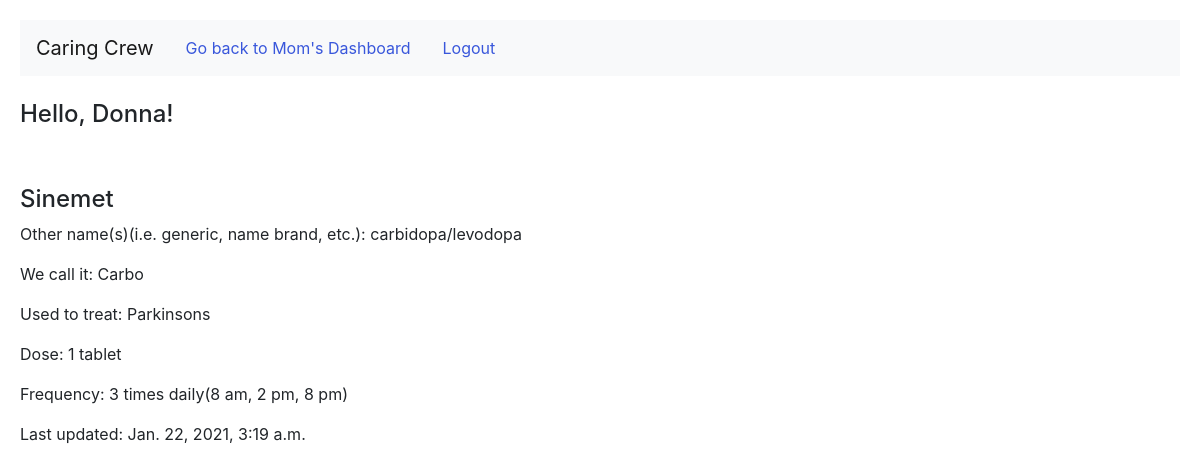
/medicine/1/1 (signed in), run on the app's committed database.
### python_app/models.py (models this page shows)
class Patient(models.Model):
    first_name = models.CharField(max_length=255)
    last_name = models.CharField(max_length=255)
    known_as_name = models.CharField(max_length=255)
    birthdate = models.DateField()
    caregiver = models.ManyToManyField(User, related_name = "caregivers")
    created_at = models.DateTimeField(auto_now_add=True)
    updated_at = models.DateTimeField(auto_now=True)

class User(models.Model):
    first_name = models.CharField(max_length=255)
    last_name = models.CharField(max_length=255)
    email = models.EmailField(max_length=255)
    password = models.CharField(max_length=255)
    created_at = models.DateTimeField(auto_now_add=True)
    updated_at = models.DateTimeField(auto_now=True)
    objects = UserManager()

class Medicine(models.Model):
    name_on_bottle=models.CharField(max_length = 255)
    other_names= models.CharField(max_length = 255)
    we_call_it = models.CharField(max_length=255)
    used_for= models.CharField(max_length = 255)
    dose = models.CharField(max_length = 255)
    frequency = models.CharField(max_length = 255)
    prescriber = models.ManyToManyField(Doctor, related_name = 'meds')
    prescribed_to = models.ManyToManyField(Patient, related_name = 'my_meds')
    created_at = models.DateTimeField(auto_now_add=True)
    updated_at = models.DateTimeField(auto_now=True)
    objects = MedicineManager()

### python_app/views.py (the view)
# urls.py: path('medicine/<int:patient_id>/<int:medicine_id>', views.medication_details),
def medication_details(request, medicine_id, patient_id):
    context = {
        'userid' : User.objects.get(id=request.session['uuid']),
        'current_patient' : Patient.objects.get(id=patient_id),
        'this_medicine' : Medicine.objects.get(id=medicine_id),
    }
    return render(request,"medication_details.html", context)

### python_app/templates/medication_details.html (shortened to what this page needs)
<!DOCTYPE html>
<html lang="en">
<head>
    <link rel="stylesheet" href="https://cdn.jsdelivr.net/npm/bootstrap@4.5.3/dist/css/bootstrap.min.css">
    <link rel="stylesheet" href="/static/style.css">
</head>
<body>
    <nav class="navbar navbar-expand-lg navbar-light bg-light">
        <a class="navbar-brand" href="#">Caring Crew</a>
        <span class="nav-link"><a href="/dashboard/{{current_patient.id}}">Go back to {{current_patient.known_as_name}}'s Dashboard</a></span>
        <span class = "nav-link"><a href="/logout">Logout</a></span>
    </nav>
    <br>
    <h4>Hello, {{userid.first_name}}!</h4>
    <br>
    <br>
    <h4>{{this_medicine.name_on_bottle}}</h4>
    <p>Other name(s)(i.e. generic, name brand, etc.): {{this_medicine.other_names}}</p>
    <p>We call it: {{this_medicine.we_call_it}}</p>
    <p>Used to treat: {{this_medicine.used_for}}</p>
    <p>Dose: {{this_medicine.dose}}</p>
    <p>Frequency: {{this_medicine.frequency}}</p>
    <p>Last updated: {{this_medicine.updated_at}}</p>
</body>
</html>

### python_app/static/style.css (style rules this page uses)
body { padding: 20px; height: 1000px; }
a { color: rgb(57, 87, 219); }

### data on the page
Patient: known_as_name "Mom"
User: first_name "Donna"
Medicine: name_on_bottle "Sinemet", other_names "carbidopa/levodopa", we_call_it "Carbo", used_for "Parkinsons", dose "1 tablet", frequency "3 times daily(8 am, 2 pm, 8 pm)", updated_at "Jan. 22, 2021, 3:19 a.m."
